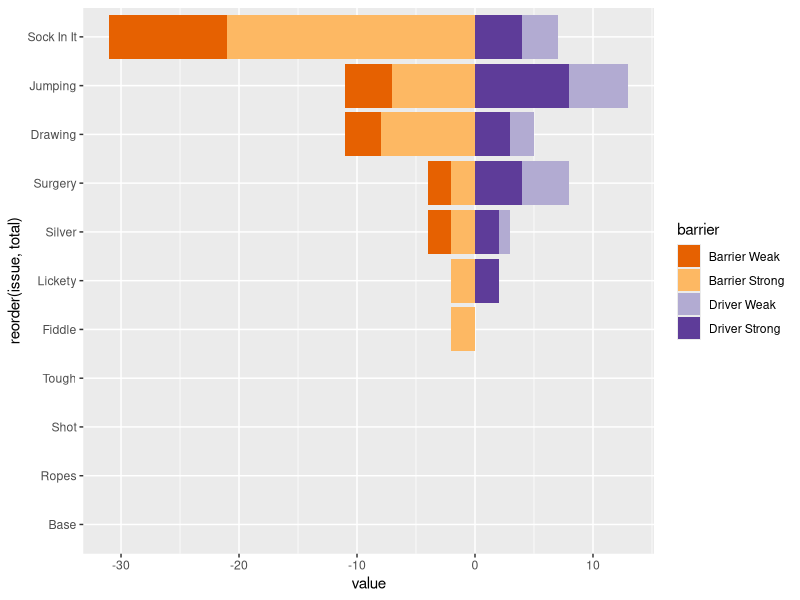
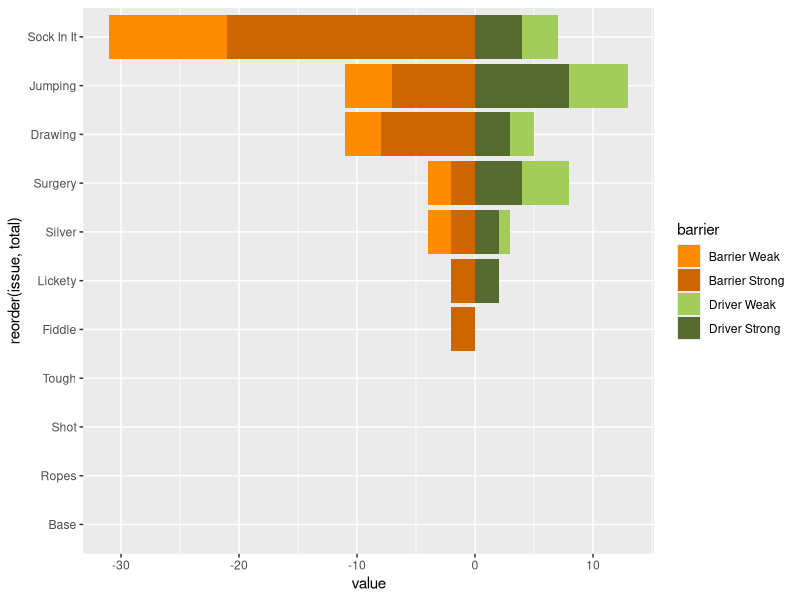
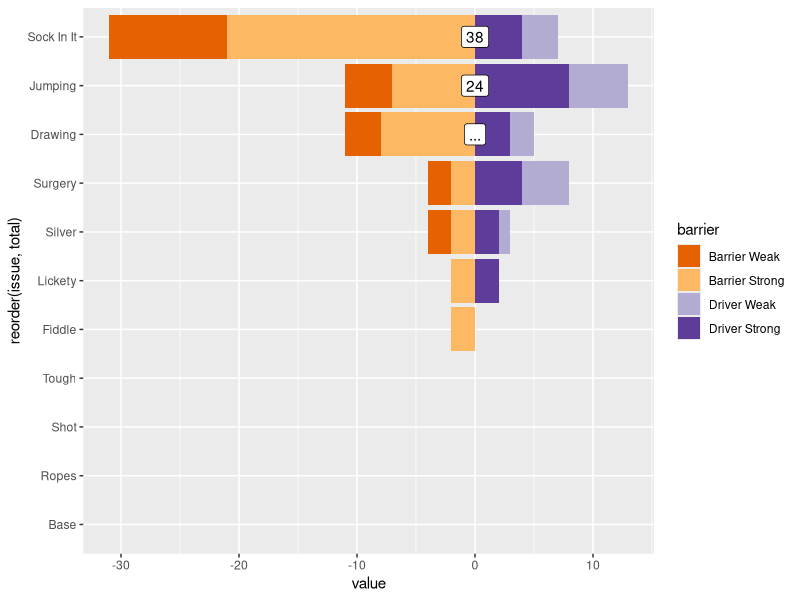
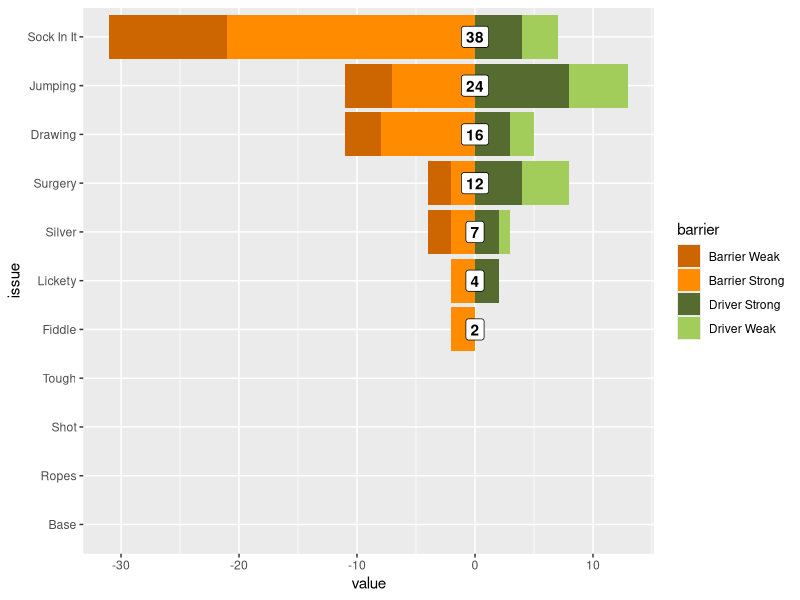

Reproduce these figures in R, in order.
## ---- chunk 1
library(tidyverse)
library(readxl)
data <- read_excel("dataexample.xlsx")
## ---- chunk 2
d2 <- data %>% gather("barrier", "value", -issue, -total) %>% 
  mutate(barrier = str_replace(barrier, "_", " ")) %>%   # replace underscore with space
  mutate(barrier = str_to_title(barrier))                # Transform to Title Case

d2

data3 <- d2 %>% 
  mutate(issue = fct_reorder(issue, total)) %>% 
  mutate(barrier = fct_relevel(barrier, "Barrier Weak", "Barrier Strong", "Driver Weak", "Driver Strong")) 

data3 
## ---- chunk 3
data3 %>% 
  ggplot(aes(x= reorder(issue, total), y = value, fill = barrier)) +
  geom_col() + 
  scale_fill_brewer(type = "div", palette = "PuOr") +
  coord_flip()
## ---- chunk 4
data3 %>% 
  ggplot(aes(x= reorder(issue, total), y = value, fill = barrier)) +
  geom_col() + 
  scale_fill_manual(values = c("darkorange", "darkorange3", "darkolivegreen3", "darkolivegreen")) +
  coord_flip()
## ---- chunk 5
data3 %>% 
  ggplot(aes(x= reorder(issue, total), y = value, fill = barrier)) +
  geom_col() + 
  scale_fill_brewer(type = "div", palette = "PuOr") +
  annotate("label", x = 11, y = 0, label = data3[11,2]) + 
  annotate("label", x = 10, y = 0, label = data3[10,2]) +
  annotate("label", x = 9, y = 0, label = "...") +  
  coord_flip()

data_totals <- data3 %>% distinct(issue, total) %>% filter(total > 0) %>% mutate(barrier = "Total") %>% mutate(value = 0)
data_totals

data3 %>% 
  ggplot(aes(x = issue, y = value)) +
  geom_col(aes(fill = barrier)) + 
  geom_label(data = data_totals, 
             aes(label = total), 
             fontface = "bold", show.legend = FALSE) +
  scale_fill_manual(
    values = c("darkorange3", "darkorange", "darkolivegreen", "darkolivegreen3", "white"), 
    breaks = c("Barrier Weak", "Barrier Strong", "Driver Strong", "Driver Weak")) +
  coord_flip()



